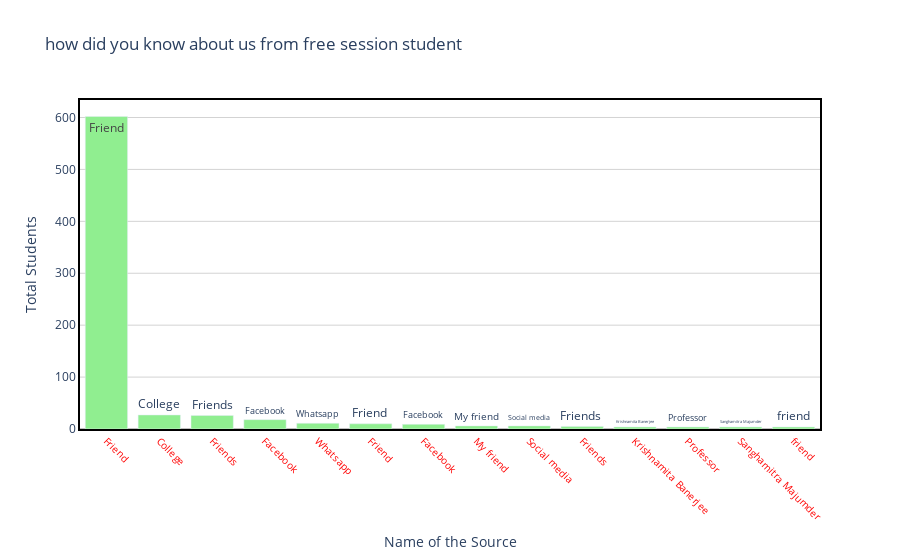

The notebook cell this image was saved under:
### Code cell
draw_trace_bar(source3,'Communication_source ','counts','how did you know about us from free session student', 'Name of the Source','Total Students',"lightgreen")

### Figure 1 — Plotly figure (JSON) as saved in the notebook; plotly's stock layout.template omitted (floating-point values rounded to 4 significant figures)
{"data": [{"marker": {"color": "lightgreen"}, "text": ["Friend", "College", "Friends", "Facebook", "Whatsapp", "Friend ", "Facebook ", "My friend", "Social media", "Friends ", "Krishnamita Banerjee", "Professor", "Sanghamitra Majumder", "friend"], "type": "bar", "x": ["Friend", "College", "Friends", "Facebook", "Whatsapp", "Friend ", "Facebook ", "My friend", "Social media", "Friends ", "Krishnamita Banerjee", "Professor", "Sanghamitra Majumder", "friend"], "y": [602, 27, 26, 18, 11, 10, 9, 6, 6, 5, 4, 4, 4, 4]}], "layout": {"hovermode": "closest", "paper_bgcolor": "rgba(0, 0, 0, 0)", "plot_bgcolor": "rgba(0, 0, 0, 0)", "title": {"text": "how did you know about us from free session student"}, "xaxis": {"linecolor": "black", "linewidth": 2, "mirror": true, "showline": true, "showticklabels": true, "tickangle": 45, "tickfont": {"color": "red", "size": 10}, "title": {"text": "Name of the Source"}, "zeroline": true, "zerolinecolor": "grey", "zerolinewidth": 1}, "yaxis": {"gridcolor": "lightgrey", "linecolor": "black", "linewidth": 2, "mirror": true, "showline": true, "title": {"text": "Total Students"}, "zeroline": true, "zerolinecolor": "grey", "zerolinewidth": 1}}}
